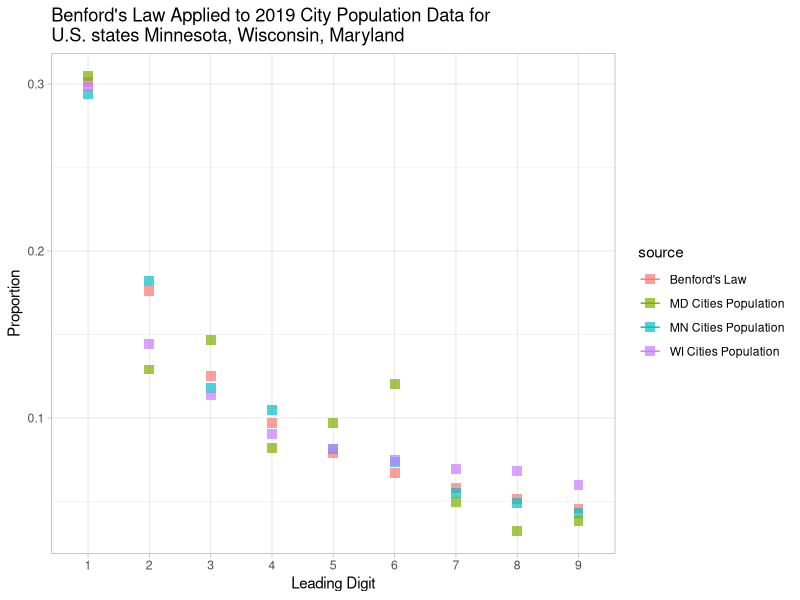

R code for this plot:
## ---- chunk 1
library(data.table)
library(ggplot2)
library(stringr)


# preprocess minnesota dataset
mn_pop_data <- fread("./sub-est2019_27.csv")
mn_pop_data <- mn_pop_data[NAME != "Minnesota"]
mn_pop_data <- mn_pop_data[FUNCSTAT == "A"]
mn_pop_data <- mn_pop_data[POPESTIMATE2019 > 0]
mn_pop_data[, first_digit := as.numeric(
  str_sub(as.character(POPESTIMATE2019), 1, 1)
)]

# preprocess wisconsin dataset
wi_pop_data <- fread("./sub-est2019_55.csv")
wi_pop_data <- wi_pop_data[NAME != "Wisconsin"]
wi_pop_data <- wi_pop_data[FUNCSTAT == "A"]
wi_pop_data <- wi_pop_data[POPESTIMATE2019 > 0]
wi_pop_data[, first_digit := as.numeric(
  str_sub(as.character(POPESTIMATE2019), 1, 1)
)]

# preprocess maryland dataset
md_pop_data <- fread("./sub-est2019_24.csv")
md_pop_data <- md_pop_data[NAME != "Maryland"]
md_pop_data <- md_pop_data[FUNCSTAT == "A"]
md_pop_data <- md_pop_data[POPESTIMATE2019 > 0]
md_pop_data[, first_digit := as.numeric(
  str_sub(as.character(POPESTIMATE2019), 1, 1)
)]
## ---- chunk 2
digits <- 1:9

# minnesota benford's dataset
mn_total_rows <- mn_pop_data[, .N]
mn_proportions <- sapply(digits, function(x) {
  return(
    mn_pop_data[first_digit == x, .N] / mn_total_rows
  )
})
mn_benfords_law <- data.table(
  leading_digit = digits,
  proportion = mn_proportions,
  source = "MN Cities Population"
)

# wisonsin benford's dataset
wi_total_rows <- wi_pop_data[, .N]
wi_proportions <- sapply(digits, function(x) {
  return(
    wi_pop_data[first_digit == x, .N] / wi_total_rows
  )
})
wi_benfords_law <- data.table(
  leading_digit = digits,
  proportion = wi_proportions,
  source = "WI Cities Population"
)

# maryland benford's law dataset
md_total_rows <- md_pop_data[, .N]
md_proportions <- sapply(digits, function(x) {
  return(
    md_pop_data[first_digit == x, .N] / md_total_rows
  )
})
md_benfords_law <- data.table(
  leading_digit = digits,
  proportion = md_proportions,
  source = "MD Cities Population"
)

# true benford's law proportions
true_benfords_law <- data.table(
  leading_digit = digits,
  proportion = log10(1 + (1 / digits)),
  source = "Benford's Law"
)

# combine together for plotting
benfords_law_data <- rbindlist(
  list(true_benfords_law, mn_benfords_law, wi_benfords_law, md_benfords_law), 
  use.names=TRUE
)
benfords_law_data[, leading_digit := as.factor(leading_digit)]
## ---- chunk 3
cat(paste("Number of Cities in MN Data:", mn_total_rows, "\n"))
cat(paste("Number of Cities in WI Data:", wi_total_rows, "\n"))
cat(paste("Number of Cities in MD Data:", md_total_rows, "\n"))
## ---- chunk 4
ggplot(benfords_law_data, aes(leading_digit, proportion, color=source)) + 
  geom_point(size=3, shape=15, alpha=0.7) +
  geom_line() +
  theme_light() +
  ggtitle("Benford's Law Applied to 2019 City Population Data for\nU.S. states Minnesota, Wisconsin, Maryland") +
  xlab("Leading Digit") +
  ylab("Proportion")
  
